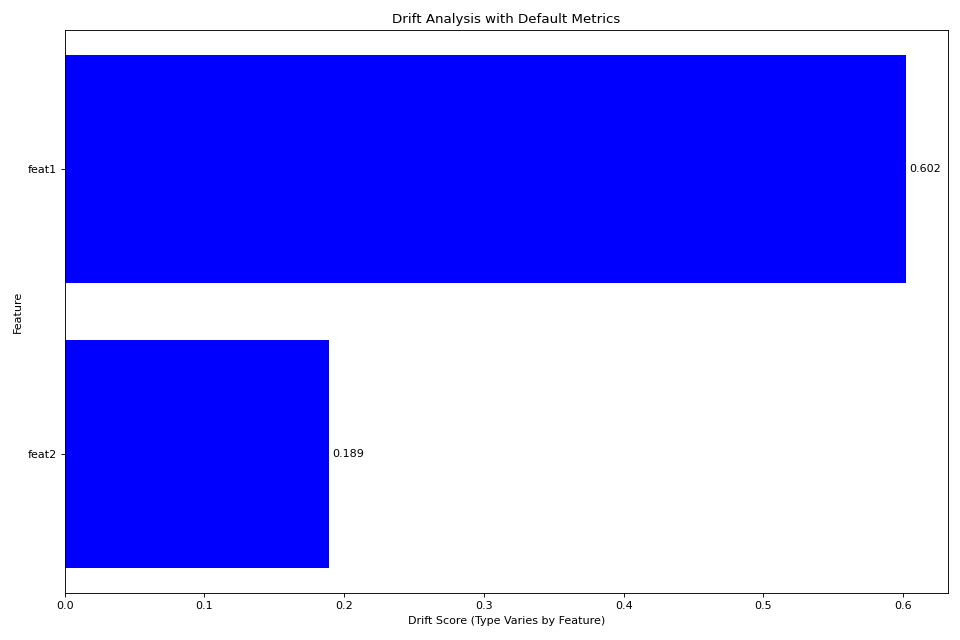

Write Python code to recreate this figure.
import pandas as pd
import numpy as np
import matplotlib.pyplot as plt
from tab_right.drift import univariate
from tab_right.drift.drift_calculator import DriftCalculator
from tab_right.plotting.drift_plotter import DriftPlotter

# Generate data
np.random.seed(42)
df_ref = pd.DataFrame({
    'feat1': np.random.normal(0, 1, 500),
    'feat2': np.random.choice(['A', 'B', 'C'], 500),
})

df_cur = pd.DataFrame({
    'feat1': np.random.normal(0.5, 1.5, 500),
    'feat2': np.random.choice(['A', 'B', 'C'], 500, p=[0.5, 0.3, 0.2]),
})

# Using DriftCalculator with default metrics
calc = DriftCalculator(df_ref, df_cur)

# Create a plotter
plotter = DriftPlotter(calc)

# Plot the results
fig = plotter.plot_multiple()
plt.title('Drift Analysis with Default Metrics')
plt.tight_layout()
plt.show()
